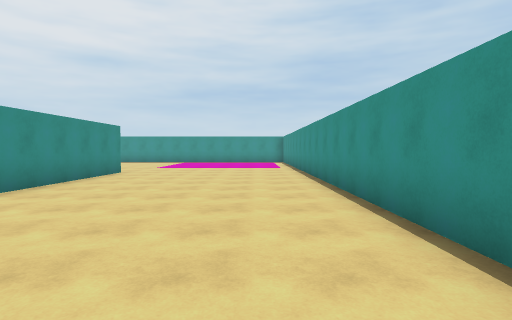
[1] (above)

19 first-person views from a walk through a 3-D level made in the Unity game engine. The camera is 1.5 m above the floor, tilts 2° down and sees 80° across. The floor is counted in squares, 2 m on a side. Each view is taken from the middle of a square. On the plan, view 1 faces up. The plan holds only what a view shows up to about 10 squares ahead; the rest is blank. The place goes on beyond the plan. The player character is not drawn.

[2]
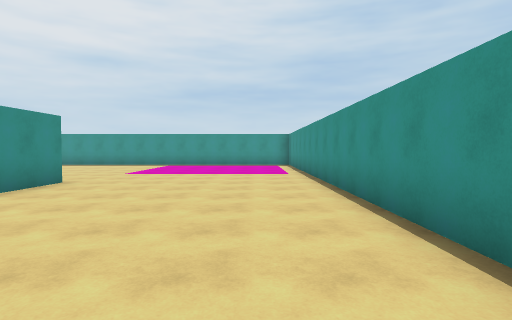

[3]
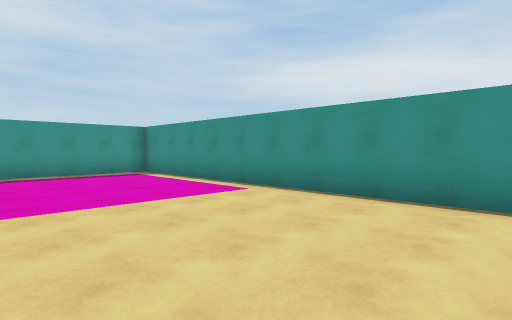

[4]
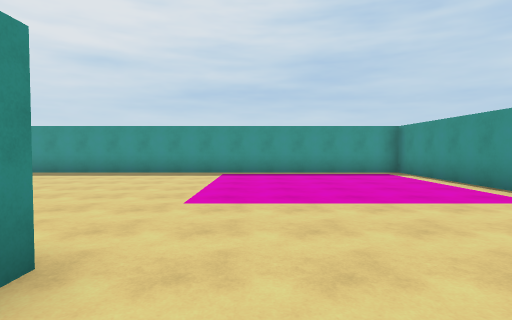

[5]
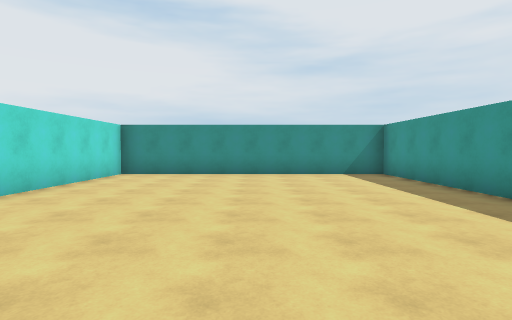

[6]
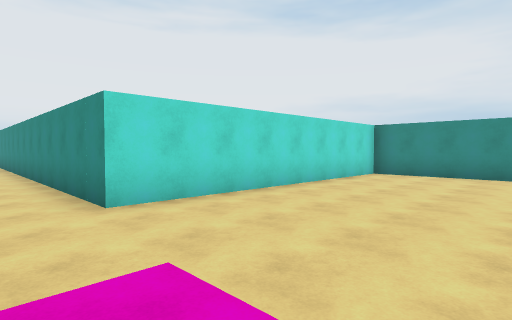

[7]
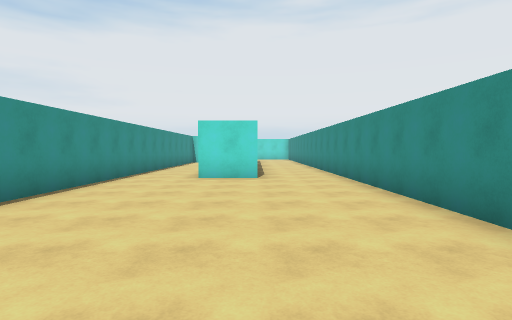

[8]
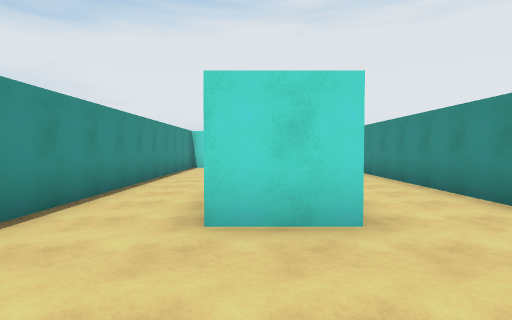

[9]
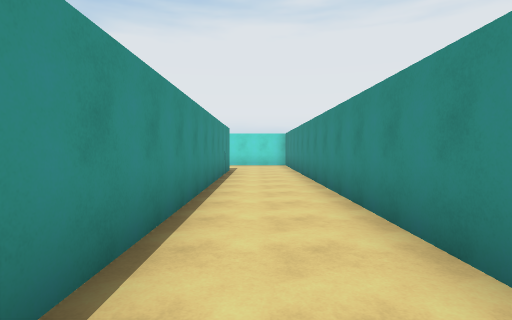

[10]
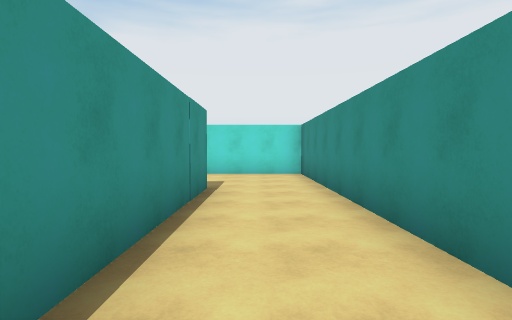

[11]
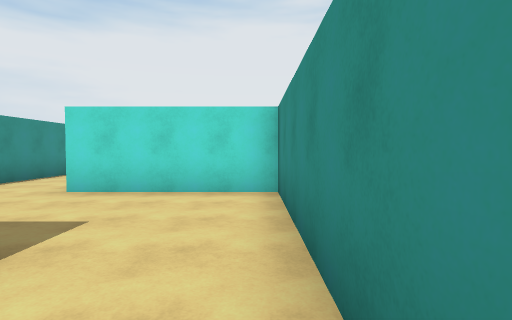

[12]
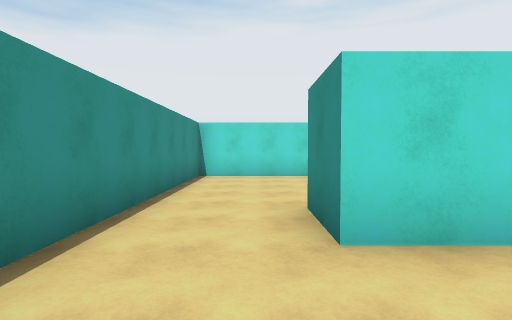

[13]
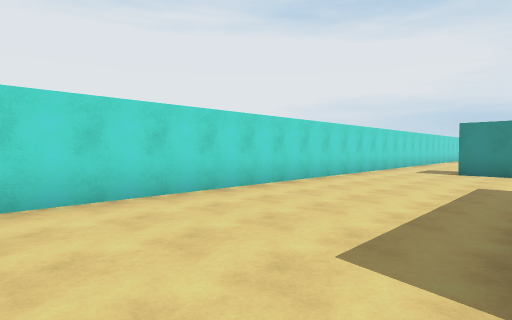

[14]
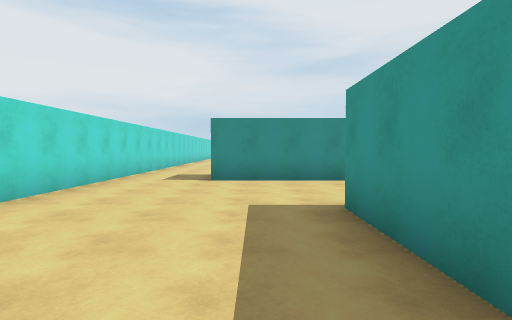

[15]
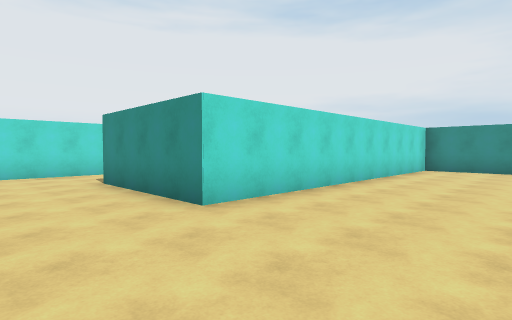

[16]
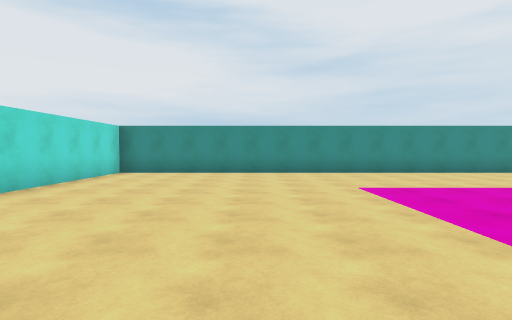

[17]
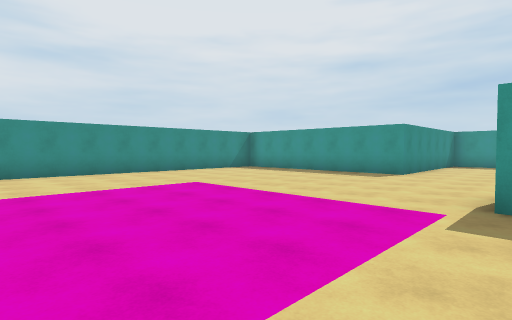

[18]
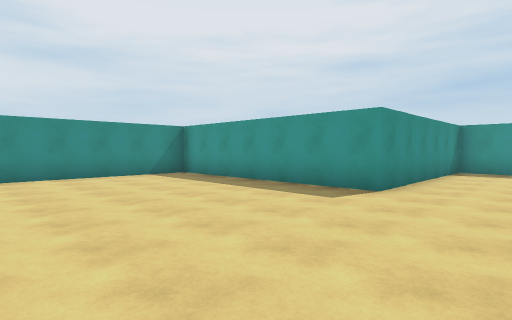

[19]
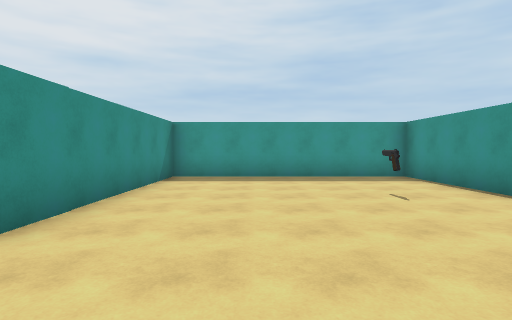

### Floor plan
Points are (right, up) in squares from view 1. A wall is a line through its corners. A room is listed if a view was taken in it or the views show most of it. See-through windows are left out.
Room 1 (views 1, 2, 3, 4, 5, 6, 7, 8, 9, 10, 11, 12)
walls: (-2.1, 0.1) (-0.5, 0.1); (1.6, -7) (1.6, 17.9) (-12.3, 17.9) (-12.3, 9.9) (-4.4, 9.9) (-4.4, -14.4) (-0.7, -14.4); (-2, -10.9) (-2, -1.1)
ways out: opening at (0.5, -15) to room 2
Room 2 (views 13, 14, 15, 16, 17, 18, 19)
walls: (-3.2, -15.9) (-6, -15.9); (-0.7, -14.4) (-0.7, -15.9); (-5.9, 4.9) (-5.9, 8.4) (-12.3, 8.4) (-12.3, 2.4) (-18.7, 2.4) (-18.7, -14.4) (-9.4, -14.4) (-9.4, -18.1); (-9.5, -20.6) (1.6, -20.6) (1.6, -13.9)
ways out: opening at (0.5, -15) to room 1; opening at (-10, -19.5)
objects: pistol (-8, 5)

Positions as (right, up) in squares from view 1, and headings:
1: (0, 0), facing up
2: (0, 3), facing up
3: (-3, 8), facing up-right
4: (-3, 8), facing up
5: (-3, 14), facing left
6: (-3, 14), facing down-left
7: (-2, 8), facing down
8: (-1, 3), facing down
9: (-3, 0), facing down
10: (-3, -5), facing down
11: (-4, -9), facing down
12: (0, -12), facing down
13: (1, -16), facing down-left
14: (-2, -17), facing left
15: (-7, -11), facing down-left
16: (-9, -10), facing left
17: (-9, -7), facing up-left
18: (-10, -3), facing up-left
19: (-10, 0), facing up
